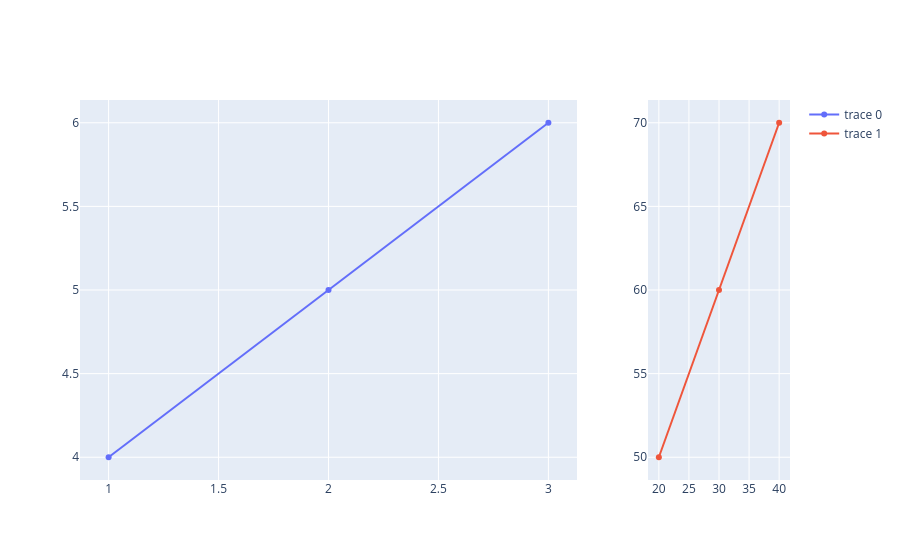

Source (notebook cell):
### Code cell
import plotly.graph_objects as go

trace1 = go.Scatter(
    x=[1, 2, 3],
    y=[4, 5, 6]
)
trace2 = go.Scatter(
    x=[20, 30, 40],
    y=[50, 60, 70],
    xaxis="x2",
    yaxis="y2"
)
data = [trace1, trace2]
layout = go.Layout(
    xaxis=dict(
        domain=[0, 0.7]
    ),
    xaxis2=dict(
        domain=[0.8, 1]
    ),
    yaxis2=dict(
        anchor="x2"
    )
)
fig = go.Figure(data=data, layout=layout)
fig.show()

### Figure 1 — Plotly figure (JSON) as saved in the notebook; plotly's stock layout.template omitted (floating-point values rounded to 4 significant figures)
{"data": [{"type": "scatter", "x": [1, 2, 3], "y": [4, 5, 6]}, {"type": "scatter", "x": [20, 30, 40], "xaxis": "x2", "y": [50, 60, 70], "yaxis": "y2"}], "layout": {"xaxis": {"domain": [0, 0.7]}, "xaxis2": {"domain": [0.8, 1]}, "yaxis2": {"anchor": "x2"}}}
